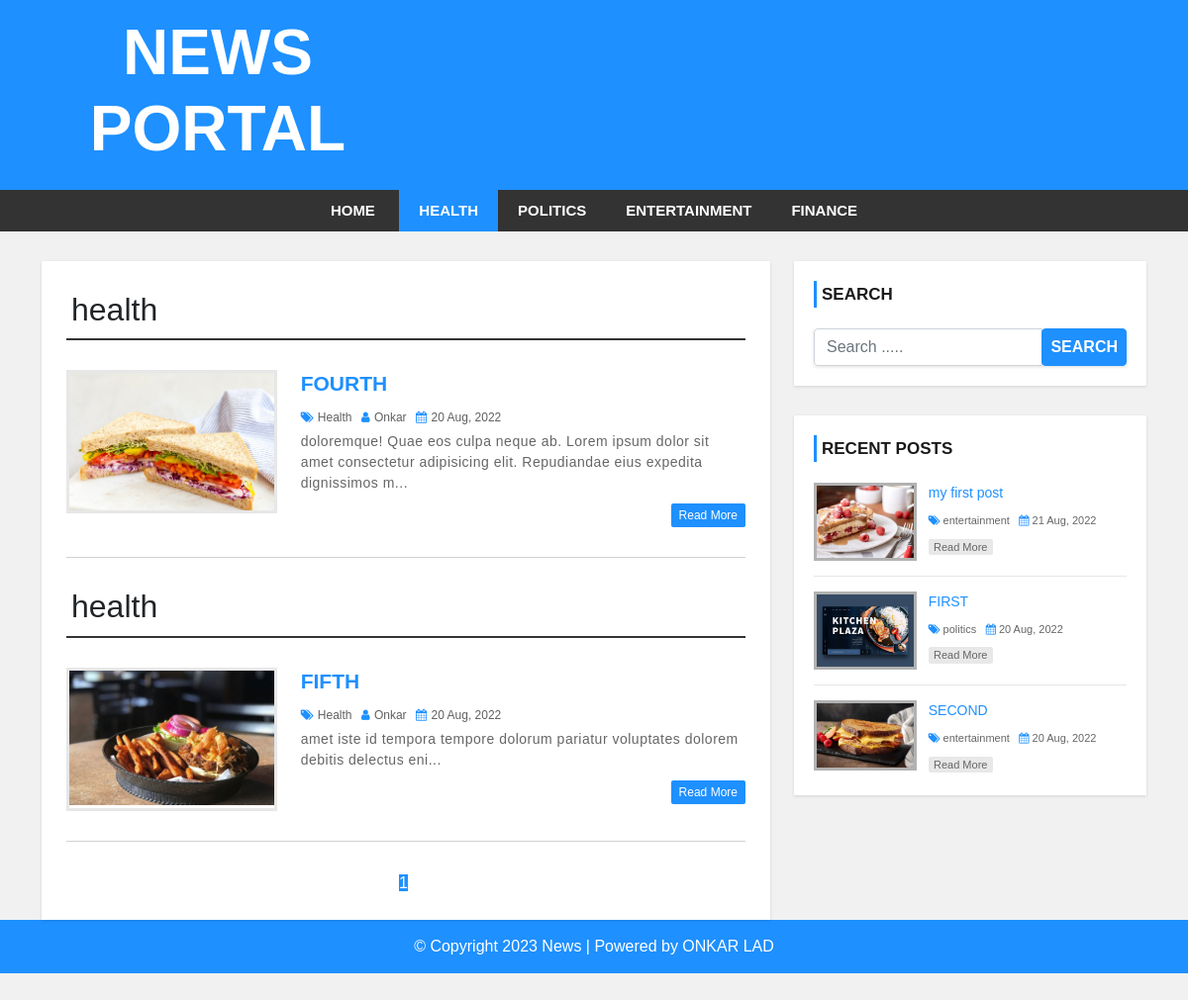
/category.php?cid=31, run on the app's committed database.
### tables this page shows
CREATE TABLE `category` (
  `category_id` int(11) NOT NULL,
  `category_name` varchar(100) NOT NULL,
  `post` int(11) NOT NULL DEFAULT 0
);

CREATE TABLE `post` (
  `post_id` int(11) NOT NULL,
  `title` varchar(100) NOT NULL,
  `description` text NOT NULL,
  `category` varchar(100) NOT NULL,
  `post_date` varchar(50) NOT NULL,
  `author` int(11) NOT NULL,
  `post_img` varchar(100) NOT NULL
);

CREATE TABLE `user` (
  `user_id` int(10) UNSIGNED NOT NULL,
  `first_name` varchar(30) NOT NULL,
  `last_name` varchar(30) NOT NULL,
  `username` varchar(30) DEFAULT NULL,
  `password` varchar(40) DEFAULT NULL,
  `role` int(11) NOT NULL
);

### category.php (the view, shortened to what this page needs)
<?php include 'header.php'; ?>
    <div id="main-content">
      <div class="container">
        <div class="row">
            <div class="col-md-8">
                <div class="post-container">
                  <?php
                            include "config.php";
                            if(isset($_GET['cid'])){
                                $cat_id=$_GET['cid'];
                            }
                            if(isset( $_GET['page'])){
                                $page_number = $_GET['page'];
                            }
                            else{
                                $page_number = 1;
                            }
                            $limit=3;
                            $offset=($page_number-1)*$limit;
                            $sql="select * from post
                             left join user on post.author=user.user_id
                            left join category on post.category=category.category_id
                            where category={$cat_id} limit {$offset},$limit";
                            $result=mysqli_query($conn,$sql);
                            if(mysqli_num_rows($result)>0){
                                while($row=mysqli_fetch_assoc($result)){
                        ?>
                      <h2 class="page-heading"><?php echo $row['category_name'];?></h2>
                        <div class="post-content">
                            <div class="row">
                                <div class="col-md-4">
                                    <a class="post-img " href="single.php?id=<?php echo $row['post_id'];?>"><img src="admin/upload/<?php echo $row['post_img'];?>" alt="" /></a>
                                </div>
                                <div class="col-md-8">
                                    <div class="inner-content clearfix">
                                        <h3><a href='single.php?id=<?php echo $row['post_id'];?>'><?php echo $row['title'];?></a></h3>
                                        <div class="post-information">
                                            <span>
                                                <i class="fa fa-tags" aria-hidden="true"></i>
                                                <a href='category.php'><?php echo $row['category_name'];?></a>
                                            </span>
                                            <span>
                                                <i class="fa fa-user" aria-hidden="true"></i>
                                                <a href='author.php?aid=<?php echo $row['author'];?>'><?php echo $row['username'];?></a>
                                            </span>
                                            <span>
                                                <i class="fa fa-calendar" aria-hidden="true"></i>
                                                <?php echo $row['post_date'];?>
                                            </span>
                                        </div>
                                        <p class="description">
                                        <?php echo substr($row['description'],0,150)."...";?>
                                        </p>
                                        <a class='read-more pull-right' href='single.php?id=<?php echo $row['post_id'];?>'>read more</a>
                                    </div>
                                </div>
                            </div>
                        </div>
                                    <?php
                                }
                            }else{
                                echo "<h2>no record found</h2>";
                            }
                  $sql1="select post from category where category_id={$cat_id}";
                    $result1=mysqli_query($conn,$sql1) or die("query failed");
                    if(mysqli_num_rows($result1)>0){
                        $total_records=mysqli_num_rows($result1);
                        $total_pages=ceil($total_records / $limit);
                  echo '<ul class="pagination admin-pagination">';
                  for ($i=1; $i <= $total_pages; $i++) {
                    if($i==$page_number){
                        $active="active";
                    }else{
                        $active="";
                    }
                    echo '<li class="'.$active.'"><a href="index.php?cid='.$cat_id.'&page='.$i.'">'.$i.'</a></li>';
                  }
                  echo '</ul>';
                }
                        ?>
                </div>
            </div>
            <?php include 'sidebar.php'; ?>
        </div>
      </div>
    </div>
<?php include 'footer.php'; ?>

### header.php (shortened to what this page needs)
<!DOCTYPE html>
<html lang="en">
<head>
    <link rel="stylesheet" href="css/bootstrap.min.css" />
        <link rel="stylesheet" href="css/style.css">
    <link rel="stylesheet" href="css/font-awesome.css">
</head>
<body>
<div id="header">
    <div class="container">
        <div class="row">
            <div class=" col-md-offset-4 col-md-4">
                <h1 style="color:white;font-weight:800;font-size:4rem;">NEWS PORTAL</h1>
            </div>
        </div>
    </div>
</div>
<div id="menu-bar">
    <div class="container">
        <div class="row">
            <div class="col-md-12">
                <?php
                    include "config.php";
                    if(isset($_GET['cid'])){
                        $cat_id=$_GET['cid'];
                    }
                    $sql="select * from category where post>0";
                    $result=mysqli_query($conn,$sql);
                    if(mysqli_num_rows($result)>0){
                        $active="";
                    ?>
                <ul class='menu'>
                <li><a href='index.php'>Home</a></li>
                    <?php  while($row=mysqli_fetch_assoc($result)){
                        if(isset($_GET['cid'])){
                        if($row['category_id']==$cat_id){
                            $active="active";
                        }else{
                            $active="";
                        }
                    }
                   echo "<li><a class='{$active}' href='category.php?cid={$row['category_id']}' >{$row['category_name']}</a></li>";
                     } ?>
                </ul>
                <?php
                }
                ?>
            </div>
        </div>
    </div>
</div>

### sidebar.php
<div id="sidebar" class="col-md-4">
    <div class="search-box-container">
        <h4>Search</h4>
        <form class="search-post" action="search.php" method ="GET">
            <div class="input-group">
                <input type="text" name="search" class="form-control" placeholder="Search .....">
                <span class="input-group-btn">
                    <button type="submit" class="btn btn-danger">Search</button>
                </span>
            </div>
        </form>
    </div>
    <div class="recent-post-container">
        <h4>Recent Posts</h4>
        <?php
                                include "config.php";
                                $limit=3;
                                $sql="select * from post left join category on post.category=category.category_id order by post.post_id desc limit $limit";
                                $result=mysqli_query($conn,$sql);
                                if(mysqli_num_rows($result)>0){
                                    while($row=mysqli_fetch_assoc($result)){
                            ?>
        <div class="recent-post">
            <a class="post-img" href="single.php?id=<?php echo $row['post_id'];?>">
                <img src="admin/upload/<?php echo $row['post_img'];?>" alt=""/>
            </a>
            <div class="post-content">
                <h5><a href="single.php?id=<?php echo $row['post_id'];?>"><?php echo $row['title'];?></a></h5>
                <span>
                    <i class="fa fa-tags" aria-hidden="true"></i>
                    <a href='category.php?cid=<?php echo $row['category']?>'><?php echo $row['category_name'];?></a>
                </span>
                <span>
                    <i class="fa fa-calendar" aria-hidden="true"></i>
                    <?php echo $row['post_date'];?>
                </span>
                <a class="read-more" href="single.php?id=<?php echo $row['post_id'];?>">read more</a>
            </div>
        </div>
           <?php
                                    }
                                }
           ?>
</div>

### css/style.css (style rules this page uses)
body { background: #f1f1f1; font-family: sans-serif,arial,Helvetica; }
a, a:hover, a:focus { text-decoration: none; outline: none; }
ul { margin:0; padding:0; list-style:none; }
h2.page-heading { margin: 5px 0 30px; padding: 0 5px 10px; border-bottom: 2px solid #333; }
form { background: #fff; padding: 25px; box-shadow:0 1px 3px rgba(0, 0, 0, 0.13); }
#header { background: #1E90FF; text-align: center; padding: 15px; }
#menu-bar { background: #333; text-align: center; }
#menu-bar .menu > li { display: inline-block; }
.menu > li > a { padding: 10px 20px; display: block; text-transform: uppercase; color: #fff; font-size: 15px; font-weight:600; transition:all 0.5s ease 0s; }
#menu-bar .menu > li > a:hover, #menu-bar .menu > li > a.active { color:#fff; background:#1e90ff; }
#main-content { padding: 30px 0; min-height: 750px; }
#main-content .post-container { background-color: #fff; padding: 25px; box-shadow: 0 1px 3px rgba(0, 0, 0, 0.13); }
#main-content .post-content { border-bottom: 1px solid #d1d1d1; padding: 0 0 30px; margin-bottom:30px; }
#main-content .post-content img { width: 100%; }
#main-content .post-content .post-img { border: 3px solid #e7e7e7; display: block; height: 145px; overflow: hidden; transition: border .3s; }
#main-content .post-content h3 { font-size: 21px; line-height: 28px; font-weight: 600; margin: 0 0 7px; }
#main-content .post-content h3 a { color: #1e90ff; transition:all 0.3s; }
#main-content .post-content .post-information span { color: #606060; font-size: 12px; text-transform: capitalize; margin: 0 5px 5px 0; display: inline-block; }
#main-content .post-content .post-information i { color: #1e90ff; margin-right: 1px; }
#main-content .post-content .post-information a { color: #606060; text-decoration: none; }
#main-content .post-content p, #main-content .single-post p { color: #666; font-size: 14px; letter-spacing: 0.5px; margin:0 0 10px; }
#main-content .post-content a.read-more { color: #fff; background-color: #1E90FF; font-size: 12px; text-transform: capitalize; padding: 3px 8px; border-radius: 2px; transition: all 0.3s; }
.pagination { display: block; text-align: center; margin: 0; }
.pagination li { display:inline-block; margin: 0 5px 0 0; }
.pagination li a { border: none; background: #1e90ff; color: #fff; }
i.fa { color:#222; }
#sidebar h4 { color: #1A1A1A; font-size: 17px; line-height: 27px; font-weight:600; text-transform: uppercase; padding: 0 0 0 5px; margin: 0 0 21px; border-left: 3px solid #1e90ff; }
#sidebar .search-box-container { background-color: #fff; padding: 20px; margin: 0 0 30px; box-shadow: 0 1px 3px rgba(0, 0, 0, 0.13); }
#sidebar .search-post { padding: 0; }
#sidebar .search-post input { color: #606060; }
#sidebar .search-post .btn { font-weight: 600; text-transform: uppercase; padding: 6px 8px; background-color: #1E90FF; border-color: #1E90FF; outline: none; }
#sidebar .recent-post-container { padding: 20px; background: #fff; box-shadow: 0 1px 3px rgba(0, 0, 0, 0.13); }
#sidebar .recent-post { border-bottom: 1px solid #e7e7e7; padding: 0 0 15px; margin: 0 0 15px; }
#sidebar .recent-post:last-child { margin: 0; padding: 0; border: none; }
#sidebar .recent-post .post-img { display: inline-block; width: 33%; border: 3px solid rgba(0,0,0,0.3); vertical-align: top; transition: border .3s; }
#sidebar .recent-post .post-img img { width: 100%; }
#sidebar .recent-post .post-content { width: 65%; display: inline-block; border: none; padding: 0 0 0 7px; margin: 0; }
#sidebar .recent-post h5 { font-size: 14px; line-height: 20px; margin: 0 0 5px; }
#sidebar .recent-post h5 a { color: #1E90FF; }
#sidebar .recent-post span { color: #666; font-size: 11px; display: inline-block; margin: 0 5px 10px 0; }
#sidebar .recent-post span a { color: #666; }
#sidebar .recent-post span i { color: #1E90FF; }
#sidebar .recent-post a.read-more { color: #666; background-color: rgba(0,0,0,0.09); width: 65px; font-size: 11px; text-align: center; padding: 0; display: block; transition: all 0.3s; }

### data on the page
category: category_name "HEALTH"
category: category_name "POLITICS"
category: category_name "ENTERTAINMENT"
category: category_name "FINANCE"
post: category.category_name "health", post_img (picture), title "FOURTH", category.category_name "Health", user.username "Onkar", post_date "20 Aug, 2022", description "doloremque! Quae eos culpa neque ab. Lorem ipsum dolor sit amet consectetur adipisicing elit. Repudiandae eius expedita dignissimos m"
post: category.category_name "health", post_img (picture), title "FIFTH", category.category_name "Health", user.username "Onkar", post_date "20 Aug, 2022", description "amet iste id tempora tempore dolorum pariatur voluptates dolorem debitis delectus eni"
post: post_img (picture), title "my first post", category.category_name "entertainment", post_date "21 Aug, 2022"
post: post_img (picture), title "FIRST", category.category_name "politics", post_date "20 Aug, 2022"
post: post_img (picture), title "SECOND", category.category_name "entertainment", post_date "20 Aug, 2022"
